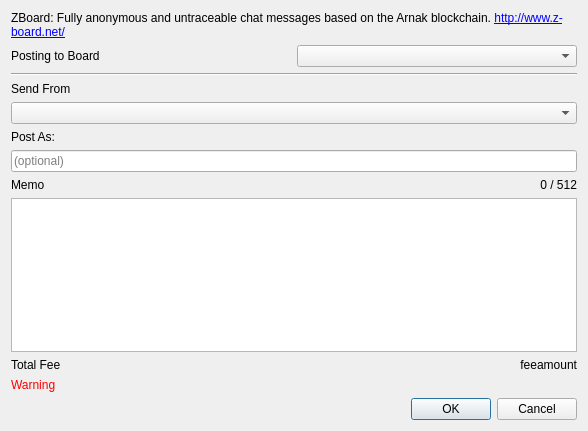
<?xml version="1.0" encoding="UTF-8"?>
<ui version="4.0">
 <class>zboard</class>
 <widget class="QDialog" name="zboard">
  <property name="geometry">
   <rect>
    <x>0</x>
    <y>0</y>
    <width>588</width>
    <height>431</height>
   </rect>
  </property>
  <property name="windowTitle">
   <string>Post to z-board.net</string>
  </property>
  <layout class="QGridLayout" name="gridLayout">
   <item row="14" column="0">
    <widget class="QLabel" name="label_4">
     <property name="text">
      <string>Total Fee</string>
     </property>
    </widget>
   </item>
   <item row="14" column="1">
    <widget class="QLabel" name="feeAmount">
     <property name="text">
      <string notr="true">feeamount</string>
     </property>
     <property name="alignment">
      <set>Qt::AlignRight|Qt::AlignTrailing|Qt::AlignVCenter</set>
     </property>
    </widget>
   </item>
   <item row="12" column="1">
    <widget class="QLabel" name="memoSize">
     <property name="text">
      <string notr="true">0 / 512</string>
     </property>
     <property name="alignment">
      <set>Qt::AlignRight|Qt::AlignTrailing|Qt::AlignVCenter</set>
     </property>
    </widget>
   </item>
   <item row="16" column="0" colspan="2">
    <widget class="QDialogButtonBox" name="buttonBox">
     <property name="orientation">
      <enum>Qt::Horizontal</enum>
     </property>
     <property name="standardButtons">
      <set>QDialogButtonBox::Cancel|QDialogButtonBox::Ok</set>
     </property>
    </widget>
   </item>
   <item row="12" column="0">
    <widget class="QLabel" name="label">
     <property name="text">
      <string>Memo</string>
     </property>
    </widget>
   </item>
   <item row="11" column="0" colspan="2">
    <widget class="QLineEdit" name="postAs">
     <property name="placeholderText">
      <string>(optional)</string>
     </property>
    </widget>
   </item>
   <item row="5" column="0">
    <widget class="QLabel" name="label_5">
     <property name="text">
      <string>Send From</string>
     </property>
    </widget>
   </item>
   <item row="10" column="0">
    <widget class="QLabel" name="label_3">
     <property name="text">
      <string>Post As:</string>
     </property>
    </widget>
   </item>
   <item row="0" column="0" colspan="2">
    <widget class="QLabel" name="label_2">
     <property name="text">
      <string>&lt;html&gt;&lt;head/&gt;&lt;body&gt;&lt;p&gt;ZBoard: Fully anonymous and untraceable chat messages based on the Arnak blockchain. &lt;a href=&quot;http://www.z-board.net/&quot;&gt;&lt;span style=&quot; text-decoration: underline; color:#0000ff;&quot;&gt;http://www.z-board.net/&lt;/span&gt;&lt;/a&gt;&lt;/p&gt;&lt;/body&gt;&lt;/html&gt;</string>
     </property>
     <property name="wordWrap">
      <bool>true</bool>
     </property>
     <property name="openExternalLinks">
      <bool>true</bool>
     </property>
    </widget>
   </item>
   <item row="13" column="0" colspan="2">
    <widget class="QPlainTextEdit" name="memoTxt"/>
   </item>
   <item row="6" column="0" colspan="2">
    <widget class="QComboBox" name="fromAddr"/>
   </item>
   <item row="15" column="0">
    <widget class="QLabel" name="testnetWarning">
     <property name="styleSheet">
      <string notr="true">color:red;</string>
     </property>
     <property name="text">
      <string>Warning</string>
     </property>
    </widget>
   </item>
   <item row="4" column="0" colspan="2">
    <widget class="Line" name="line_2">
     <property name="orientation">
      <enum>Qt::Horizontal</enum>
     </property>
    </widget>
   </item>
   <item row="1" column="1">
    <widget class="QComboBox" name="topicsList"/>
   </item>
   <item row="1" column="0">
    <widget class="QLabel" name="label_6">
     <property name="text">
      <string>Posting to Board</string>
     </property>
    </widget>
   </item>
  </layout>
 </widget>
 <tabstops>
  <tabstop>fromAddr</tabstop>
  <tabstop>postAs</tabstop>
  <tabstop>memoTxt</tabstop>
 </tabstops>
 <resources/>
 <connections>
  <connection>
   <sender>buttonBox</sender>
   <signal>accepted()</signal>
   <receiver>zboard</receiver>
   <slot>accept()</slot>
   <hints>
    <hint type="sourcelabel">
     <x>248</x>
     <y>254</y>
    </hint>
    <hint type="destinationlabel">
     <x>157</x>
     <y>274</y>
    </hint>
   </hints>
  </connection>
  <connection>
   <sender>buttonBox</sender>
   <signal>rejected()</signal>
   <receiver>zboard</receiver>
   <slot>reject()</slot>
   <hints>
    <hint type="sourcelabel">
     <x>316</x>
     <y>260</y>
    </hint>
    <hint type="destinationlabel">
     <x>286</x>
     <y>274</y>
    </hint>
   </hints>
  </connection>
 </connections>
</ui>
